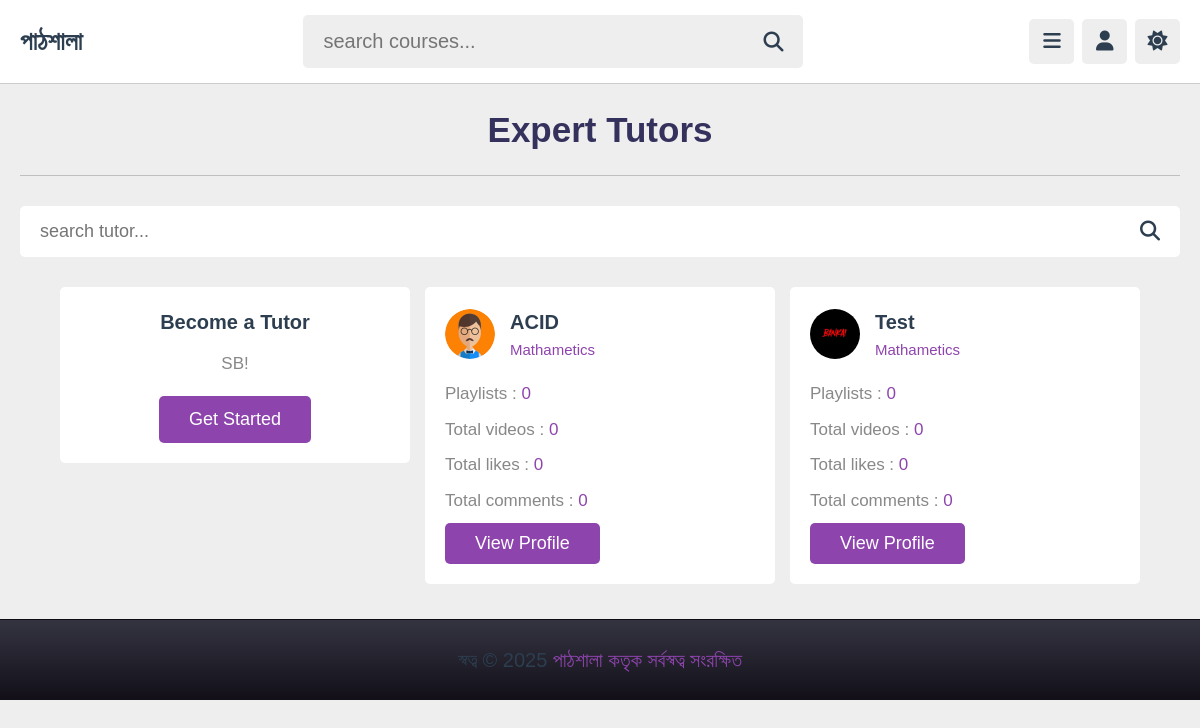
The app's page /teachers.php (signed in) with its own data.
### tables this page shows
CREATE TABLE `tutors` (
  `id` varchar(20) NOT NULL,
  `name` varchar(50) NOT NULL,
  `profession` varchar(50) NOT NULL,
  `email` varchar(50) NOT NULL,
  `password` varchar(50) NOT NULL,
  `image` varchar(100) NOT NULL
);

### teachers.php (the view, shortened to what this page needs)
<?php
include 'components/connect.php';
?>
<!DOCTYPE html>
<html lang="en">
<head>
   <link rel="stylesheet" href="https://cdnjs.cloudflare.com/ajax/libs/font-awesome/6.2.0/css/all.min.css">
   <link rel="stylesheet" href="css/style.css">
</head>
<body>
<?php include 'components/user_header.php'; ?>
<section class="teachers">
   <h1 class="heading">Expert Tutors</h1>
   <form action="search_tutor.php" method="post" class="search-tutor">
      <input type="text" name="search_tutor" maxlength="100" placeholder="search tutor..." required>
      <button type="submit" name="search_tutor_btn" class="fas fa-search"></button>
   </form>
   <div class="box-container">
      <div class="box offer">
         <h3>Become a Tutor</h3>
         <p>SB!</p>
         <a href="admin/register.php" class="inline-btn">Get started</a>
      </div>
      <?php
         $select_tutors = $conn->prepare("SELECT * FROM `tutors`");
         $select_tutors->execute();
         if($select_tutors->rowCount() > 0){
            while($fetch_tutor = $select_tutors->fetch(PDO::FETCH_ASSOC)){
               $tutor_id = $fetch_tutor['id'];
               $count_playlists = $conn->prepare("SELECT * FROM `playlist` WHERE tutor_id = ?");
               $count_playlists->execute([$tutor_id]);
               $total_playlists = $count_playlists->rowCount();
               $count_contents = $conn->prepare("SELECT * FROM `content` WHERE tutor_id = ?");
               $count_contents->execute([$tutor_id]);
               $total_contents = $count_contents->rowCount();
               $count_likes = $conn->prepare("SELECT * FROM `likes` WHERE tutor_id = ?");
               $count_likes->execute([$tutor_id]);
               $total_likes = $count_likes->rowCount();
               $count_comments = $conn->prepare("SELECT * FROM `comments` WHERE tutor_id = ?");
               $count_comments->execute([$tutor_id]);
               $total_comments = $count_comments->rowCount();
      ?>
      <div class="box">
         <div class="tutor">
            <img src="uploaded_files/<?= $fetch_tutor['image']; ?>" alt="">
            <div>
               <h3><?= $fetch_tutor['name']; ?></h3>
               <span><?= $fetch_tutor['profession']; ?></span>
            </div>
         </div>
         <p>Playlists : <span><?= $total_playlists; ?></span></p>
         <p>Total videos : <span><?= $total_contents ?></span></p>
         <p>Total likes : <span><?= $total_likes ?></span></p>
         <p>Total comments : <span><?= $total_comments ?></span></p>
         <form action="tutor_profile.php" method="post">
            <input type="submit" value="view profile" name="tutor_fetch" class="inline-btn">
         </form>
      </div>
      <?php
            }
         }else{
            echo '<p class="empty">no tutors found!</p>';
         }
      ?>
   </div>
</section>
<?php include 'components/footer.php'; ?>
</body>
</html>

### css/style.css (style rules this page uses)
:root { --main-color:#8e44ad; --red:#e74c3c; --oragen:#f39c12; --white:#fff; --black:#2c3e50; --light-color:#888; --light-bg:#eee; --border:.1rem solid rgba(0,0,0,.2); }
* { margin: 0; padding: 0; box-sizing: border-box; outline: none; border: none; text-decoration: none; }
html { font-size: 62.5%; scroll-behavior:smooth; }
body { background-color: var(--light-bg); padding-left: 30rem; }
section { padding:2rem; max-width: 1200px; margin: 0 auto; }
.btn, .option-btn, .delete-btn, .inline-btn, .inline-option-btn, .inline-delete-btn { border-radius: .5rem; padding: 1rem 3rem; font-size: 1.8rem; color: #fff; margin-top: 1rem; text-transform: capitalize; cursor: pointer; text-align: center; }
.inline-btn, .inline-option-btn, .inline-delete-btn { display: inline-block; }
.btn, .inline-btn { background-color: var(--main-color); }
.heading { padding-bottom: 1.8rem; border-bottom: var(--border); font-size: 2.5rem; color: var(--black); text-transform: capitalize; margin-bottom: 3rem; }
.teachers .search-tutor { margin-bottom: 3rem; display: flex; align-items: center; gap: 1.5rem; padding: 1.5rem 2rem; background-color: var(--white); border-radius: .5rem; }
.teachers .search-tutor input { width: 100%; font-size: 1.8rem; color: var(--black); background: none; }
.teachers .search-tutor button { font-size: 2rem; cursor: pointer; color: var(--black); background: none; }
.teachers .box-container { display: grid; grid-template-columns: repeat(auto-fit, 35rem); gap: 1.5rem; align-items: flex-start; justify-content: center; }
.teachers .box-container .box { border-radius: .5rem; padding: 2rem; background-color: var(--white); }
.teachers .box-container .box .tutor { margin-bottom: 1rem; display: flex; align-items: center; gap: 1.5rem; }
.teachers .box-container .box .tutor img { height: 5rem; width: 5rem; object-fit: cover; border-radius: 50%; }
.teachers .box-container .box .tutor h3 { color: var(--black); font-size: 2rem; margin-bottom: .2rem; }
.teachers .box-container .box .tutor span { color: var(--main-color); font-size: 1.5rem; }
.teachers .box-container .box p { padding-top: 1rem; font-size: 1.7rem; color: var(--light-color); }
.teachers .box-container .box p span { color: var(--main-color); }
.teachers .box-container .offer { text-align: center; }
.teachers .box-container .offer h3 { font-size: 2rem; color: var(--black); }
.teachers .box-container .offer p { line-height: 2; padding-bottom: .5rem; }
@media (max-width:1200px) { body { padding-left: 0; } }
* { margin: 0 ; padding: 0; box-sizing: border-box; }
body { font-family: 'Hind Siliguri', sans-serif; line-height: 1.5; }
img { max-width: 100% !important }
.heading { text-align: center; font-size: 3.5rem; color: #34315d; font-weight: 600; }

### records on screen
tutors: image (picture), name "ACID", profession "Mathametics", total_playlists "0", total_contents "0", total_likes "0", total_comments "0"
tutors: image (picture), name "Test", profession "Mathametics", total_playlists "0", total_contents "0", total_likes "0", total_comments "0"
